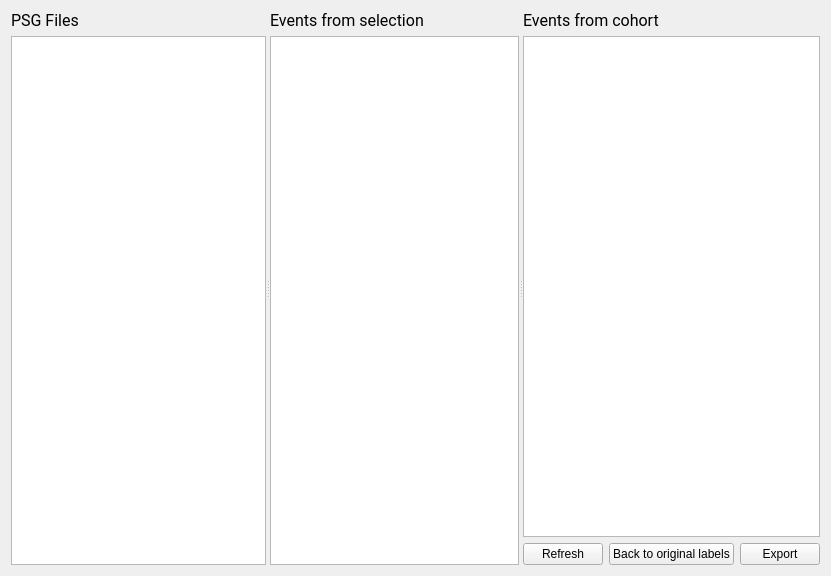
<?xml version="1.0" encoding="UTF-8"?>
<ui version="4.0">
 <class>EditorStep</class>
 <widget class="QWidget" name="EditorStep">
  <property name="geometry">
   <rect>
    <x>0</x>
    <y>0</y>
    <width>831</width>
    <height>576</height>
   </rect>
  </property>
  <property name="windowTitle">
   <string>Form</string>
  </property>
  <property name="styleSheet">
   <string notr="true">font: 12pt &quot;Roboto&quot;;</string>
  </property>
  <layout class="QVBoxLayout" name="verticalLayout_4">
   <item>
    <widget class="QSplitter" name="splitter_2">
     <property name="orientation">
      <enum>Qt::Horizontal</enum>
     </property>
     <widget class="QWidget" name="layoutWidget">
      <layout class="QVBoxLayout" name="verticalLayout">
       <item>
        <widget class="QLabel" name="label">
         <property name="font">
          <font>
           <family>Roboto</family>
           <pointsize>12</pointsize>
           <weight>50</weight>
           <italic>false</italic>
           <bold>false</bold>
          </font>
         </property>
         <property name="text">
          <string>PSG Files</string>
         </property>
        </widget>
       </item>
       <item>
        <widget class="QListView" name="file_listview">
         <property name="editTriggers">
          <set>QAbstractItemView::NoEditTriggers</set>
         </property>
        </widget>
       </item>
      </layout>
     </widget>
     <widget class="QSplitter" name="splitter">
      <property name="orientation">
       <enum>Qt::Horizontal</enum>
      </property>
      <widget class="QWidget" name="layoutWidget">
       <layout class="QVBoxLayout" name="verticalLayout_2">
        <item>
         <widget class="QLabel" name="label_2">
          <property name="font">
           <font>
            <family>Roboto</family>
            <pointsize>12</pointsize>
            <weight>50</weight>
            <italic>false</italic>
            <bold>false</bold>
           </font>
          </property>
          <property name="text">
           <string>Events from selection</string>
          </property>
         </widget>
        </item>
        <item>
         <widget class="QTreeView" name="treeView_subject">
          <property name="editTriggers">
           <set>QAbstractItemView::AllEditTriggers</set>
          </property>
          <property name="selectionMode">
           <enum>QAbstractItemView::NoSelection</enum>
          </property>
          <property name="selectionBehavior">
           <enum>QAbstractItemView::SelectItems</enum>
          </property>
         </widget>
        </item>
       </layout>
      </widget>
      <widget class="QWidget" name="layoutWidget">
       <layout class="QVBoxLayout" name="verticalLayout_3">
        <item>
         <widget class="QLabel" name="label_3">
          <property name="font">
           <font>
            <family>Roboto</family>
            <pointsize>12</pointsize>
            <weight>50</weight>
            <italic>false</italic>
            <bold>false</bold>
           </font>
          </property>
          <property name="text">
           <string>Events from cohort</string>
          </property>
         </widget>
        </item>
        <item>
         <widget class="QTreeView" name="treeView_cohort"/>
        </item>
        <item>
         <layout class="QHBoxLayout" name="horizontalLayout">
          <item>
           <widget class="QPushButton" name="pushButton_refresh">
            <property name="toolTip">
             <string>To refresh the cohort view. Useful for merging 2 groups with the same labels.</string>
            </property>
            <property name="text">
             <string>Refresh</string>
            </property>
           </widget>
          </item>
          <item>
           <widget class="QPushButton" name="reset_all_files_pushButton">
            <property name="toolTip">
             <string>To return to the original labels saved in the file.</string>
            </property>
            <property name="text">
             <string>Back to original labels</string>
            </property>
           </widget>
          </item>
          <item>
           <widget class="QPushButton" name="pushButton_export">
            <property name="toolTip">
             <string>To display all changes that will be performed at runtime.</string>
            </property>
            <property name="text">
             <string>Export</string>
            </property>
           </widget>
          </item>
         </layout>
        </item>
       </layout>
      </widget>
     </widget>
    </widget>
   </item>
  </layout>
 </widget>
 <resources>
  <include location="../../../../../snooz-toolbox/src/main/python/ui/themes/themes.qrc"/>
 </resources>
 <connections>
  <connection>
   <sender>file_listview</sender>
   <signal>clicked(QModelIndex)</signal>
   <receiver>EditorStep</receiver>
   <slot>on_file_selected()</slot>
   <hints>
    <hint type="sourcelabel">
     <x>109</x>
     <y>177</y>
    </hint>
    <hint type="destinationlabel">
     <x>213</x>
     <y>177</y>
    </hint>
   </hints>
  </connection>
  <connection>
   <sender>reset_all_files_pushButton</sender>
   <signal>clicked()</signal>
   <receiver>EditorStep</receiver>
   <slot>on_reset_all_files()</slot>
   <hints>
    <hint type="sourcelabel">
     <x>541</x>
     <y>404</y>
    </hint>
    <hint type="destinationlabel">
     <x>298</x>
     <y>226</y>
    </hint>
   </hints>
  </connection>
  <connection>
   <sender>pushButton_refresh</sender>
   <signal>clicked()</signal>
   <receiver>EditorStep</receiver>
   <slot>refresh_view_slot()</slot>
   <hints>
    <hint type="sourcelabel">
     <x>577</x>
     <y>241</y>
    </hint>
    <hint type="destinationlabel">
     <x>476</x>
     <y>170</y>
    </hint>
   </hints>
  </connection>
  <connection>
   <sender>pushButton_export</sender>
   <signal>clicked()</signal>
   <receiver>EditorStep</receiver>
   <slot>export_modifications_slot()</slot>
   <hints>
    <hint type="sourcelabel">
     <x>657</x>
     <y>241</y>
    </hint>
    <hint type="destinationlabel">
     <x>476</x>
     <y>170</y>
    </hint>
   </hints>
  </connection>
 </connections>
 <slots>
  <slot>on_file_selected()</slot>
  <slot>on_event_selected()</slot>
  <slot>on_select_all_groups()</slot>
  <slot>on_apply_to_all_files()</slot>
  <slot>on_reset_all_files()</slot>
  <slot>search_pattern_slot()</slot>
  <slot>export_modifications_slot()</slot>
  <slot>refresh_view_slot()</slot>
  <slot>current_cohort_item_changed_slot()</slot>
  <slot>cohort_item_changed_slot()</slot>
 </slots>
</ui>
